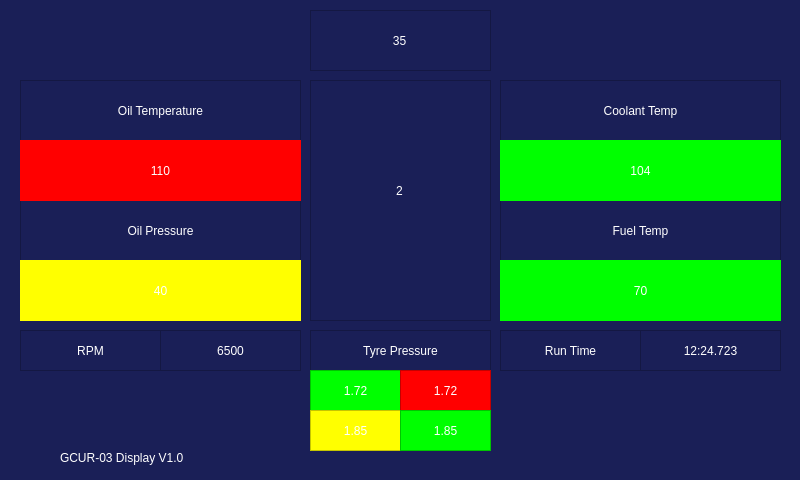
<?xml version="1.0" encoding="UTF-8"?>
<ui version="4.0">
 <class>MainWindow</class>
 <widget class="QMainWindow" name="MainWindow">
  <property name="geometry">
   <rect>
    <x>0</x>
    <y>0</y>
    <width>800</width>
    <height>480</height>
   </rect>
  </property>
  <property name="sizePolicy">
   <sizepolicy hsizetype="Fixed" vsizetype="Fixed">
    <horstretch>0</horstretch>
    <verstretch>0</verstretch>
   </sizepolicy>
  </property>
  <property name="maximumSize">
   <size>
    <width>800</width>
    <height>480</height>
   </size>
  </property>
  <property name="baseSize">
   <size>
    <width>800</width>
    <height>480</height>
   </size>
  </property>
  <property name="windowTitle">
   <string>MainWindow</string>
  </property>
  <property name="styleSheet">
   <string notr="true">background-color: rgb(26, 31, 87)</string>
  </property>
  <property name="toolButtonStyle">
   <enum>Qt::ToolButtonIconOnly</enum>
  </property>
  <property name="tabShape">
   <enum>QTabWidget::Rounded</enum>
  </property>
  <widget class="QWidget" name="DriverDisplay">
   <widget class="QFrame" name="gearContainer">
    <property name="geometry">
     <rect>
      <x>310</x>
      <y>80</y>
      <width>181</width>
      <height>241</height>
     </rect>
    </property>
    <property name="styleSheet">
     <string notr="true">border-width: 2px</string>
    </property>
    <property name="frameShape">
     <enum>QFrame::StyledPanel</enum>
    </property>
    <property name="frameShadow">
     <enum>QFrame::Plain</enum>
    </property>
    <property name="lineWidth">
     <number>4</number>
    </property>
    <widget class="QLabel" name="gearLabel">
     <property name="geometry">
      <rect>
       <x>4</x>
       <y>5</y>
       <width>171</width>
       <height>211</height>
      </rect>
     </property>
     <property name="styleSheet">
      <string notr="true">color:white;
font: 110pt &quot;Formula1&quot;;
</string>
     </property>
     <property name="text">
      <string>2</string>
     </property>
     <property name="textFormat">
      <enum>Qt::PlainText</enum>
     </property>
     <property name="alignment">
      <set>Qt::AlignCenter</set>
     </property>
    </widget>
   </widget>
   <widget class="QFrame" name="speedContainer">
    <property name="geometry">
     <rect>
      <x>310</x>
      <y>10</y>
      <width>181</width>
      <height>61</height>
     </rect>
    </property>
    <property name="styleSheet">
     <string notr="true">border-width: 2px</string>
    </property>
    <property name="frameShape">
     <enum>QFrame::StyledPanel</enum>
    </property>
    <property name="frameShadow">
     <enum>QFrame::Plain</enum>
    </property>
    <property name="lineWidth">
     <number>4</number>
    </property>
    <widget class="QLabel" name="speedLabel">
     <property name="geometry">
      <rect>
       <x>4</x>
       <y>10</y>
       <width>171</width>
       <height>41</height>
      </rect>
     </property>
     <property name="styleSheet">
      <string notr="true">color:white;
font: 29pt &quot;Formula1&quot;;
</string>
     </property>
     <property name="text">
      <string>35</string>
     </property>
     <property name="alignment">
      <set>Qt::AlignCenter</set>
     </property>
    </widget>
   </widget>
   <widget class="QFrame" name="leftView">
    <property name="geometry">
     <rect>
      <x>20</x>
      <y>80</y>
      <width>281</width>
      <height>241</height>
     </rect>
    </property>
    <property name="frameShape">
     <enum>QFrame::StyledPanel</enum>
    </property>
    <property name="frameShadow">
     <enum>QFrame::Plain</enum>
    </property>
    <widget class="QFrame" name="oilPressureLabel_5">
     <property name="geometry">
      <rect>
       <x>0</x>
       <y>120</y>
       <width>281</width>
       <height>61</height>
      </rect>
     </property>
     <property name="frameShape">
      <enum>QFrame::StyledPanel</enum>
     </property>
     <property name="frameShadow">
      <enum>QFrame::Plain</enum>
     </property>
     <widget class="QLabel" name="speedLabel_10">
      <property name="geometry">
       <rect>
        <x>10</x>
        <y>10</y>
        <width>261</width>
        <height>41</height>
       </rect>
      </property>
      <property name="styleSheet">
       <string notr="true">color:white;
font: 16pt &quot;Formula1&quot;;
</string>
      </property>
      <property name="text">
       <string>Oil Pressure</string>
      </property>
      <property name="alignment">
       <set>Qt::AlignCenter</set>
      </property>
     </widget>
    </widget>
    <widget class="QFrame" name="oilPressureLabel_7">
     <property name="geometry">
      <rect>
       <x>0</x>
       <y>0</y>
       <width>281</width>
       <height>61</height>
      </rect>
     </property>
     <property name="frameShape">
      <enum>QFrame::StyledPanel</enum>
     </property>
     <property name="frameShadow">
      <enum>QFrame::Plain</enum>
     </property>
     <widget class="QLabel" name="speedLabel_21">
      <property name="geometry">
       <rect>
        <x>10</x>
        <y>10</y>
        <width>261</width>
        <height>41</height>
       </rect>
      </property>
      <property name="styleSheet">
       <string notr="true">color:white;
font: 16pt &quot;Formula1&quot;;
</string>
      </property>
      <property name="text">
       <string>Oil Temperature</string>
      </property>
      <property name="alignment">
       <set>Qt::AlignCenter</set>
      </property>
     </widget>
    </widget>
    <widget class="QFrame" name="oilPressureLabel_6">
     <property name="geometry">
      <rect>
       <x>0</x>
       <y>180</y>
       <width>281</width>
       <height>61</height>
      </rect>
     </property>
     <property name="styleSheet">
      <string notr="true">background-color: rgb(255, 255, 0)</string>
     </property>
     <property name="frameShape">
      <enum>QFrame::StyledPanel</enum>
     </property>
     <property name="frameShadow">
      <enum>QFrame::Plain</enum>
     </property>
     <widget class="QLabel" name="speedLabel_11">
      <property name="geometry">
       <rect>
        <x>0</x>
        <y>0</y>
        <width>281</width>
        <height>61</height>
       </rect>
      </property>
      <property name="styleSheet">
       <string notr="true">color:white;
font: 16pt &quot;Formula1&quot;;
</string>
      </property>
      <property name="text">
       <string>40</string>
      </property>
      <property name="alignment">
       <set>Qt::AlignCenter</set>
      </property>
     </widget>
    </widget>
    <widget class="QFrame" name="oilPressureLabel_8">
     <property name="geometry">
      <rect>
       <x>0</x>
       <y>60</y>
       <width>281</width>
       <height>61</height>
      </rect>
     </property>
     <property name="styleSheet">
      <string notr="true">background-color: rgb(255, 0, 0)</string>
     </property>
     <property name="frameShape">
      <enum>QFrame::StyledPanel</enum>
     </property>
     <property name="frameShadow">
      <enum>QFrame::Plain</enum>
     </property>
     <widget class="QLabel" name="speedLabel_23">
      <property name="geometry">
       <rect>
        <x>0</x>
        <y>0</y>
        <width>281</width>
        <height>61</height>
       </rect>
      </property>
      <property name="styleSheet">
       <string notr="true">color:white;
font: 16pt &quot;Formula1&quot;;
</string>
      </property>
      <property name="text">
       <string>110</string>
      </property>
      <property name="alignment">
       <set>Qt::AlignCenter</set>
      </property>
     </widget>
    </widget>
   </widget>
   <widget class="QLabel" name="label">
    <property name="geometry">
     <rect>
      <x>10</x>
      <y>440</y>
      <width>41</width>
      <height>41</height>
     </rect>
    </property>
    <property name="text">
     <string/>
    </property>
    <property name="pixmap">
     <pixmap>../../../../Downloads/images (1).jpeg</pixmap>
    </property>
    <property name="scaledContents">
     <bool>true</bool>
    </property>
   </widget>
   <widget class="QLabel" name="label_2">
    <property name="geometry">
     <rect>
      <x>60</x>
      <y>450</y>
      <width>281</width>
      <height>16</height>
     </rect>
    </property>
    <property name="styleSheet">
     <string notr="true">color:white;
font: 10pt &quot;Formula1&quot;;
</string>
    </property>
    <property name="text">
     <string>GCUR-03 Display V1.0</string>
    </property>
   </widget>
   <widget class="QFrame" name="oilTempLabel_6">
    <property name="geometry">
     <rect>
      <x>20</x>
      <y>330</y>
      <width>281</width>
      <height>41</height>
     </rect>
    </property>
    <property name="frameShape">
     <enum>QFrame::StyledPanel</enum>
    </property>
    <property name="frameShadow">
     <enum>QFrame::Plain</enum>
    </property>
    <widget class="QFrame" name="oilTempLabel_7">
     <property name="geometry">
      <rect>
       <x>0</x>
       <y>0</y>
       <width>141</width>
       <height>41</height>
      </rect>
     </property>
     <property name="frameShape">
      <enum>QFrame::StyledPanel</enum>
     </property>
     <property name="frameShadow">
      <enum>QFrame::Plain</enum>
     </property>
     <widget class="QLabel" name="speedLabel_24">
      <property name="geometry">
       <rect>
        <x>10</x>
        <y>10</y>
        <width>121</width>
        <height>21</height>
       </rect>
      </property>
      <property name="styleSheet">
       <string notr="true">color:white;
font: 12pt &quot;Formula1&quot;;
</string>
      </property>
      <property name="text">
       <string>RPM</string>
      </property>
      <property name="alignment">
       <set>Qt::AlignCenter</set>
      </property>
     </widget>
    </widget>
    <widget class="QFrame" name="oilTempLabel_8">
     <property name="geometry">
      <rect>
       <x>140</x>
       <y>0</y>
       <width>141</width>
       <height>41</height>
      </rect>
     </property>
     <property name="frameShape">
      <enum>QFrame::StyledPanel</enum>
     </property>
     <property name="frameShadow">
      <enum>QFrame::Plain</enum>
     </property>
     <widget class="QLabel" name="speedLabel_27">
      <property name="geometry">
       <rect>
        <x>10</x>
        <y>10</y>
        <width>121</width>
        <height>21</height>
       </rect>
      </property>
      <property name="styleSheet">
       <string notr="true">color:white;
font: 12pt &quot;Formula1&quot;;
</string>
      </property>
      <property name="text">
       <string>6500</string>
      </property>
      <property name="alignment">
       <set>Qt::AlignCenter</set>
      </property>
     </widget>
    </widget>
   </widget>
   <widget class="QFrame" name="oilTempLabel_9">
    <property name="geometry">
     <rect>
      <x>310</x>
      <y>330</y>
      <width>181</width>
      <height>121</height>
     </rect>
    </property>
    <property name="frameShape">
     <enum>QFrame::StyledPanel</enum>
    </property>
    <property name="frameShadow">
     <enum>QFrame::Plain</enum>
    </property>
    <widget class="QFrame" name="oilTempLabel_10">
     <property name="geometry">
      <rect>
       <x>0</x>
       <y>0</y>
       <width>181</width>
       <height>41</height>
      </rect>
     </property>
     <property name="frameShape">
      <enum>QFrame::StyledPanel</enum>
     </property>
     <property name="frameShadow">
      <enum>QFrame::Plain</enum>
     </property>
     <widget class="QLabel" name="speedLabel_29">
      <property name="geometry">
       <rect>
        <x>10</x>
        <y>10</y>
        <width>161</width>
        <height>21</height>
       </rect>
      </property>
      <property name="styleSheet">
       <string notr="true">color:white;
font: 12pt &quot;Formula1&quot;;
</string>
      </property>
      <property name="text">
       <string>Tyre Pressure</string>
      </property>
      <property name="alignment">
       <set>Qt::AlignCenter</set>
      </property>
     </widget>
    </widget>
    <widget class="QFrame" name="oilTempLabel_11">
     <property name="geometry">
      <rect>
       <x>0</x>
       <y>40</y>
       <width>91</width>
       <height>41</height>
      </rect>
     </property>
     <property name="styleSheet">
      <string notr="true">background-color: rgb(0, 255, 0)</string>
     </property>
     <property name="frameShape">
      <enum>QFrame::StyledPanel</enum>
     </property>
     <property name="frameShadow">
      <enum>QFrame::Plain</enum>
     </property>
     <widget class="QLabel" name="speedLabel_30">
      <property name="geometry">
       <rect>
        <x>10</x>
        <y>10</y>
        <width>71</width>
        <height>21</height>
       </rect>
      </property>
      <property name="styleSheet">
       <string notr="true">color:white;
font: 12pt &quot;Formula1&quot;;
</string>
      </property>
      <property name="text">
       <string>1.72</string>
      </property>
      <property name="alignment">
       <set>Qt::AlignCenter</set>
      </property>
     </widget>
    </widget>
    <widget class="QFrame" name="oilTempLabel_12">
     <property name="geometry">
      <rect>
       <x>0</x>
       <y>80</y>
       <width>91</width>
       <height>41</height>
      </rect>
     </property>
     <property name="styleSheet">
      <string notr="true">background-color: rgb(255, 255, 0)</string>
     </property>
     <property name="frameShape">
      <enum>QFrame::StyledPanel</enum>
     </property>
     <property name="frameShadow">
      <enum>QFrame::Plain</enum>
     </property>
     <widget class="QLabel" name="speedLabel_31">
      <property name="geometry">
       <rect>
        <x>10</x>
        <y>10</y>
        <width>71</width>
        <height>21</height>
       </rect>
      </property>
      <property name="styleSheet">
       <string notr="true">color:white;
font: 12pt &quot;Formula1&quot;;
</string>
      </property>
      <property name="text">
       <string>1.85</string>
      </property>
      <property name="alignment">
       <set>Qt::AlignCenter</set>
      </property>
     </widget>
    </widget>
    <widget class="QFrame" name="oilTempLabel_13">
     <property name="geometry">
      <rect>
       <x>90</x>
       <y>40</y>
       <width>91</width>
       <height>41</height>
      </rect>
     </property>
     <property name="styleSheet">
      <string notr="true">background-color: rgb(255, 0, 0)</string>
     </property>
     <property name="frameShape">
      <enum>QFrame::StyledPanel</enum>
     </property>
     <property name="frameShadow">
      <enum>QFrame::Plain</enum>
     </property>
     <widget class="QLabel" name="speedLabel_33">
      <property name="geometry">
       <rect>
        <x>10</x>
        <y>10</y>
        <width>71</width>
        <height>21</height>
       </rect>
      </property>
      <property name="styleSheet">
       <string notr="true">color:white;
font: 12pt &quot;Formula1&quot;;
</string>
      </property>
      <property name="text">
       <string>1.72</string>
      </property>
      <property name="alignment">
       <set>Qt::AlignCenter</set>
      </property>
     </widget>
    </widget>
    <widget class="QFrame" name="oilTempLabel_14">
     <property name="geometry">
      <rect>
       <x>90</x>
       <y>80</y>
       <width>91</width>
       <height>41</height>
      </rect>
     </property>
     <property name="styleSheet">
      <string notr="true">background-color: rgb(0, 255, 0)</string>
     </property>
     <property name="frameShape">
      <enum>QFrame::StyledPanel</enum>
     </property>
     <property name="frameShadow">
      <enum>QFrame::Plain</enum>
     </property>
     <widget class="QLabel" name="speedLabel_34">
      <property name="geometry">
       <rect>
        <x>10</x>
        <y>10</y>
        <width>71</width>
        <height>21</height>
       </rect>
      </property>
      <property name="styleSheet">
       <string notr="true">color:white;
font: 12pt &quot;Formula1&quot;;
</string>
      </property>
      <property name="text">
       <string>1.85</string>
      </property>
      <property name="alignment">
       <set>Qt::AlignCenter</set>
      </property>
     </widget>
    </widget>
   </widget>
   <widget class="QFrame" name="oilTempLabel_15">
    <property name="geometry">
     <rect>
      <x>500</x>
      <y>330</y>
      <width>281</width>
      <height>41</height>
     </rect>
    </property>
    <property name="frameShape">
     <enum>QFrame::StyledPanel</enum>
    </property>
    <property name="frameShadow">
     <enum>QFrame::Plain</enum>
    </property>
    <widget class="QFrame" name="oilTempLabel_16">
     <property name="geometry">
      <rect>
       <x>0</x>
       <y>0</y>
       <width>141</width>
       <height>41</height>
      </rect>
     </property>
     <property name="frameShape">
      <enum>QFrame::StyledPanel</enum>
     </property>
     <property name="frameShadow">
      <enum>QFrame::Plain</enum>
     </property>
     <widget class="QLabel" name="speedLabel_35">
      <property name="geometry">
       <rect>
        <x>10</x>
        <y>10</y>
        <width>121</width>
        <height>21</height>
       </rect>
      </property>
      <property name="styleSheet">
       <string notr="true">color:white;
font: 12pt &quot;Formula1&quot;;
</string>
      </property>
      <property name="text">
       <string>Run Time</string>
      </property>
      <property name="alignment">
       <set>Qt::AlignCenter</set>
      </property>
     </widget>
    </widget>
    <widget class="QFrame" name="oilTempLabel_17">
     <property name="geometry">
      <rect>
       <x>140</x>
       <y>0</y>
       <width>141</width>
       <height>41</height>
      </rect>
     </property>
     <property name="frameShape">
      <enum>QFrame::StyledPanel</enum>
     </property>
     <property name="frameShadow">
      <enum>QFrame::Plain</enum>
     </property>
     <widget class="QLabel" name="speedLabel_36">
      <property name="geometry">
       <rect>
        <x>10</x>
        <y>10</y>
        <width>121</width>
        <height>21</height>
       </rect>
      </property>
      <property name="styleSheet">
       <string notr="true">color:white;
font: 12pt &quot;Formula1&quot;;
</string>
      </property>
      <property name="text">
       <string>12:24.723</string>
      </property>
      <property name="alignment">
       <set>Qt::AlignCenter</set>
      </property>
     </widget>
    </widget>
   </widget>
   <widget class="QFrame" name="leftView_2">
    <property name="geometry">
     <rect>
      <x>500</x>
      <y>80</y>
      <width>281</width>
      <height>241</height>
     </rect>
    </property>
    <property name="frameShape">
     <enum>QFrame::StyledPanel</enum>
    </property>
    <property name="frameShadow">
     <enum>QFrame::Plain</enum>
    </property>
    <widget class="QFrame" name="oilPressureLabel_17">
     <property name="geometry">
      <rect>
       <x>0</x>
       <y>120</y>
       <width>281</width>
       <height>61</height>
      </rect>
     </property>
     <property name="frameShape">
      <enum>QFrame::StyledPanel</enum>
     </property>
     <property name="frameShadow">
      <enum>QFrame::Plain</enum>
     </property>
     <widget class="QLabel" name="speedLabel_16">
      <property name="geometry">
       <rect>
        <x>10</x>
        <y>10</y>
        <width>261</width>
        <height>41</height>
       </rect>
      </property>
      <property name="styleSheet">
       <string notr="true">color:white;
font: 16pt &quot;Formula1&quot;;
</string>
      </property>
      <property name="text">
       <string>Fuel Temp</string>
      </property>
      <property name="alignment">
       <set>Qt::AlignCenter</set>
      </property>
     </widget>
    </widget>
    <widget class="QFrame" name="oilPressureLabel_18">
     <property name="geometry">
      <rect>
       <x>0</x>
       <y>0</y>
       <width>281</width>
       <height>61</height>
      </rect>
     </property>
     <property name="frameShape">
      <enum>QFrame::StyledPanel</enum>
     </property>
     <property name="frameShadow">
      <enum>QFrame::Plain</enum>
     </property>
     <widget class="QLabel" name="speedLabel_41">
      <property name="geometry">
       <rect>
        <x>10</x>
        <y>10</y>
        <width>261</width>
        <height>41</height>
       </rect>
      </property>
      <property name="styleSheet">
       <string notr="true">color:white;
font: 16pt &quot;Formula1&quot;;
</string>
      </property>
      <property name="text">
       <string>Coolant Temp</string>
      </property>
      <property name="alignment">
       <set>Qt::AlignCenter</set>
      </property>
     </widget>
    </widget>
    <widget class="QFrame" name="oilPressureLabel_19">
     <property name="geometry">
      <rect>
       <x>0</x>
       <y>180</y>
       <width>281</width>
       <height>61</height>
      </rect>
     </property>
     <property name="styleSheet">
      <string notr="true">background-color: rgb(0, 255, 0)</string>
     </property>
     <property name="frameShape">
      <enum>QFrame::StyledPanel</enum>
     </property>
     <property name="frameShadow">
      <enum>QFrame::Plain</enum>
     </property>
     <widget class="QLabel" name="speedLabel_17">
      <property name="geometry">
       <rect>
        <x>0</x>
        <y>0</y>
        <width>281</width>
        <height>61</height>
       </rect>
      </property>
      <property name="styleSheet">
       <string notr="true">color:white;
font: 16pt &quot;Formula1&quot;;
</string>
      </property>
      <property name="text">
       <string>70</string>
      </property>
      <property name="alignment">
       <set>Qt::AlignCenter</set>
      </property>
     </widget>
    </widget>
    <widget class="QFrame" name="oilPressureLabel_20">
     <property name="geometry">
      <rect>
       <x>0</x>
       <y>60</y>
       <width>281</width>
       <height>61</height>
      </rect>
     </property>
     <property name="styleSheet">
      <string notr="true">background-color: rgb(0, 255, 0)</string>
     </property>
     <property name="frameShape">
      <enum>QFrame::StyledPanel</enum>
     </property>
     <property name="frameShadow">
      <enum>QFrame::Plain</enum>
     </property>
     <widget class="QLabel" name="speedLabel_42">
      <property name="geometry">
       <rect>
        <x>0</x>
        <y>0</y>
        <width>281</width>
        <height>61</height>
       </rect>
      </property>
      <property name="styleSheet">
       <string notr="true">color:white;
font: 16pt &quot;Formula1&quot;;
</string>
      </property>
      <property name="text">
       <string>104</string>
      </property>
      <property name="alignment">
       <set>Qt::AlignCenter</set>
      </property>
     </widget>
    </widget>
   </widget>
  </widget>
 </widget>
 <resources/>
 <connections/>
</ui>
